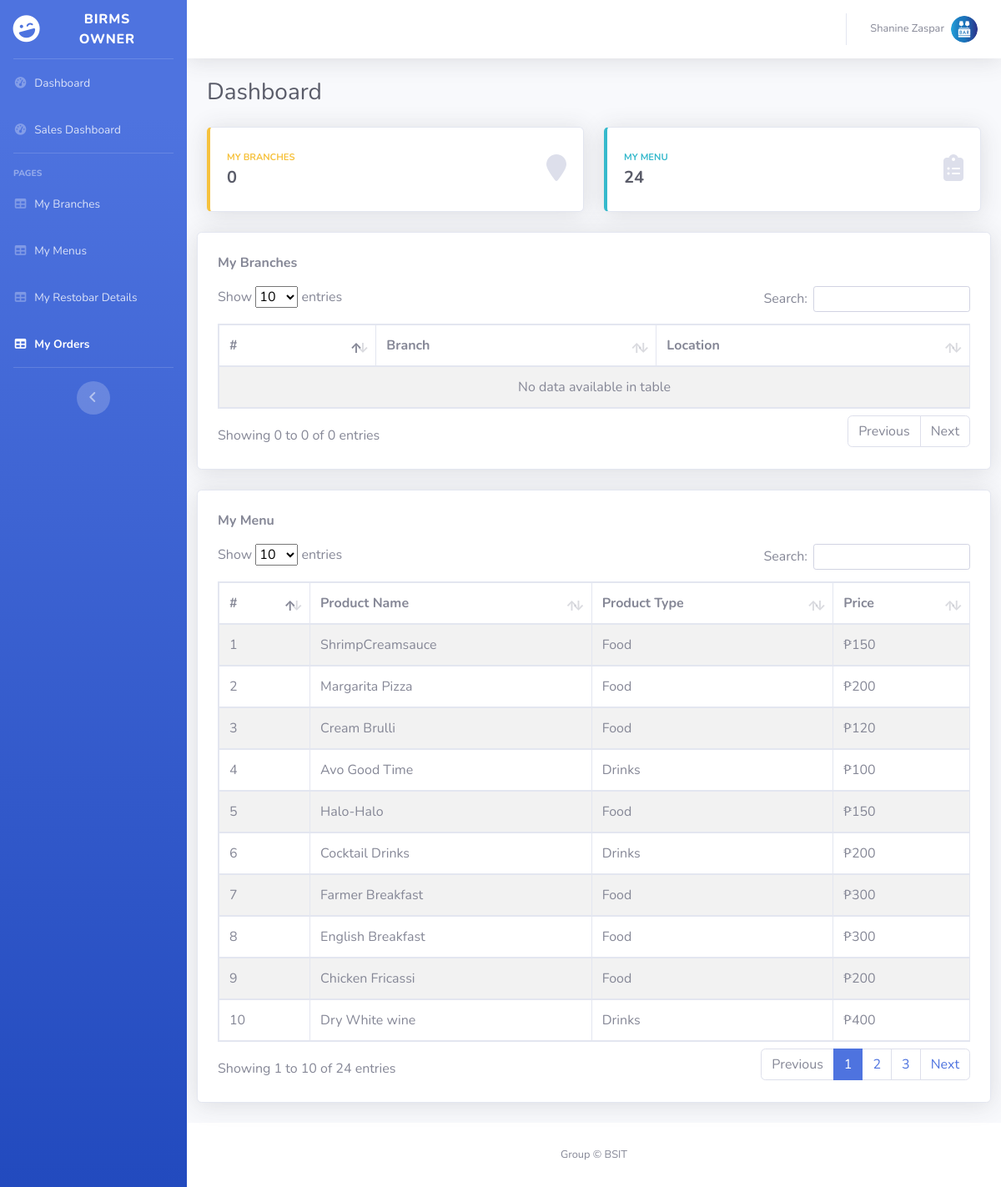
Page /owner/index.php (signed in) on the committed database.
### tables this page shows
CREATE TABLE `owner` (
  `id` int(11) NOT NULL,
  `owner_id` varchar(50) NOT NULL,
  `firstname` varchar(100) NOT NULL,
  `middlename` varchar(100) DEFAULT NULL,
  `lastname` varchar(100) NOT NULL,
  `email` varchar(100) NOT NULL,
  `password` varchar(100) NOT NULL,
  `contact_num` varchar(11) NOT NULL,
  `address` varchar(100) NOT NULL,
  `profile` varchar(250) DEFAULT NULL,
  `status` int(11) NOT NULL
);

CREATE TABLE `menu` (
  `id` int(11) NOT NULL,
  `owner_id` varchar(50) NOT NULL,
  `product_name` varchar(100) NOT NULL,
  `product_type` varchar(100) NOT NULL,
  `price` varchar(50) NOT NULL,
  `product_photo` varchar(200) NOT NULL
);

### inc/function.php (called while the page is built, shortened)
<?php
    class Connection{
        public $host = "localhost";
        public $user = "u510162695_birms_db";
        public $password = "1Birms_db";
        public $db_name = "u510162695_birms_db";
        public function __construct(){
            $this->conn = mysqli_connect($this->host, $this->user, $this->password, $this->db_name);
        }
    }
    class dataOperation extends Connection{
        public function displayOwnerDets($id){
            $sql = mysqli_query($this->conn, "SELECT * FROM owner WHERE owner_id = '$id'");
            $array = array();
            $row = mysqli_fetch_assoc($sql);
            $array[] = $row;
            return $array;
        }
        public function displayBrCnt($id){
            $sql = mysqli_query($this->conn, "SELECT COUNT(*) as branches FROM branches WHERE owner_id='$id'");
            $array = array();
            $row = mysqli_fetch_assoc($sql);
                $array[] = $row;
            return $array;
        }
        public function displayMenu($id){
            $sql = mysqli_query($this->conn, "SELECT * FROM menu WHERE owner_id='$id'");
            $array = array();
            while($row = mysqli_fetch_assoc($sql)){
                $array[] = $row;
            }
            return $array;
        }
        public function displayMenuCnt($id){
            $sql = mysqli_query($this->conn, "SELECT COUNT(*) as total_menu FROM menu WHERE owner_id='$id'");
            $array = array();
           $row = mysqli_fetch_assoc($sql);
                $array[] = $row;
            return $array;
        }
    }
    $oop = new dataOperation;

### owner/index.php (the view, shortened to what this page needs)
<?php
require_once('../inc/function.php');
?>
<!DOCTYPE html>
<html lang="en">
<head>
    <link href="../vendor/fontawesome-free/css/all.min.css" rel="stylesheet" type="text/css">
    <link href="../css/sb-admin-2.min.css" rel="stylesheet">
    <link href="../css/datatables.min.css" rel="stylesheet">
</head>
<body id="page-top">
    <div id="wrapper">
        <ul class="navbar-nav bg-gradient-primary sidebar sidebar-dark accordion" id="accordionSidebar">
<a class="sidebar-brand d-flex align-items-center justify-content-center" href="#">
    <div class="sidebar-brand-icon rotate-n-15">
        <i class="fas fa-laugh-wink"></i>
    </div>
    <div class="sidebar-brand-text mx-3">BIRMS Owner</div>
</a>
<hr class="sidebar-divider my-0">
<li class="nav-item">
    <a class="nav-link" href="index.php">
        <i class="fas fa-fw fa-tachometer-alt"></i>
        <span>Dashboard</span></a>
</li>
<li class="nav-item">
    <a class="nav-link" href="sales.php">
        <i class="fas fa-fw fa-tachometer-alt"></i>
        <span> Sales Dashboard</span></a>
</li>
<hr class="sidebar-divider">
<div class="sidebar-heading">
    Pages
</div>
<li class="nav-item">
    <a class="nav-link" href="branch.php">
        <i class="fas fa-fw fa-table"></i>
        <span>My Branches</span></a>
</li>
<li class="nav-item">
    <a class="nav-link" href="menu.php">
        <i class="fas fa-fw fa-table"></i>
        <span>My Menus</span></a>
</li>
<li class="nav-item">
    <a class="nav-link" href="resto_details.php">
        <i class="fas fa-fw fa-table"></i>
        <span>My Restobar Details</span></a>
</li>
<li class="nav-item active">
    <a class="nav-link" href="order.php">
        <i class="fas fa-fw fa-table"></i>
        <span>My Orders</span></a>
</li>
<hr class="sidebar-divider d-none d-md-block">
<div class="text-center d-none d-md-inline">
    <button class="rounded-circle border-0" id="sidebarToggle"></button>
</div>
</ul>
        <div id="content-wrapper" class="d-flex flex-column">
            <div id="content">
                <nav class="navbar navbar-expand navbar-light bg-white topbar mb-4 static-top shadow">
                    <ul class="navbar-nav ml-auto">
                        <li class="nav-item dropdown no-arrow">
                            <a class="nav-link dropdown-toggle" href="#" id="userDropdown" role="button"
                                data-toggle="dropdown" aria-haspopup="true" aria-expanded="false">
                                <?php
                                $myrow = $oop->displayOwnerDets($_SESSION['owner_id']);
                                foreach($myrow as $row){
                                ?>
                                <span class="mr-2 d-none d-lg-inline text-gray-600 small"><?=$row['firstname']." ".$row['lastname']?>r</span>
                                <img class="img-profile rounded-circle"
                                    src="../img/profiles/<?php if(empty($row['profile'])){ echo 'owner.png'; }else{ echo $row['profile'];}?>">
                                <?php
                                }
                                ?>
                            </a>
                        </li>
                    </ul>
                </nav>
                <div class="container-fluid">
                    <div class="d-sm-flex align-items-center justify-content-between mb-4">
                        <h1 class="h3 mb-0 text-gray-800">Dashboard</h1>
                    </div>
                    <div class="row">
                        <div class="col-xl-6 col-md-6 mb-4">
                            <div class="card border-left-warning shadow h-100 py-2">
                                <div class="card-body">
                                    <div class="row no-gutters align-items-center">
                                        <div class="col mr-2">
                                            <div class="text-xs font-weight-bold text-warning text-uppercase mb-1">
                                                My Branches</div>
                                            <div class="h5 mb-0 font-weight-bold text-gray-800">
                                            <?php
                                                     $myrow = $oop->displayBrCnt($_SESSION['owner_id']);
                                                     foreach($myrow as $row){
                                                         echo $row['branches'];
                                                     }
                                                     ?>
                                            </div>
                                        </div>
                                        <div class="col-auto">
                                            <i class="fas fa-map-marker fa-2x text-gray-300"></i>
                                        </div>
                                    </div>
                                </div>
                            </div>
                        </div>
  <div class="col-xl-6 col-md-6 mb-4">
                            <div class="card border-left-info shadow h-100 py-2">
                                <div class="card-body">
                                    <div class="row no-gutters align-items-center">
                                        <div class="col mr-2">
                                            <div class="text-xs font-weight-bold text-info text-uppercase mb-1">My Menu
                                            </div>
                                            <div class="row no-gutters align-items-center">
                                                <div class="col-auto">
                                                    <div class="h5 mb-0 mr-3 font-weight-bold text-gray-800">
                                                    <?php
                                                      $myrow = $oop->displayMenuCnt($_SESSION['owner_id']);
                                                      foreach($myrow as $row){
                                                          echo $row['total_menu'];
                                                      }
                                                    ?>
                                                    </div>
                                                </div>
                                            </div>
                                        </div>
                                        <div class="col-auto">
                                            <i class="fas fa-clipboard-list fa-2x text-gray-300"></i>
                                        </div>
                                    </div>
                                </div>
                            </div>
                        </div>
                    </div>
                    <div class="row">
                        <div class="card shadow mb-4 p-4 w-100">
                            <p><strong>My Branches</strong></p>
                            <div class="data_table">
                                <table id="dashprint" class="table table-striped table-bordered">
                                    <thead class="table">
                                        <tr>
                                        <th>#</th>
                                            <th>Branch</th>
                                            <th>Location</th>
                                        </tr>
                                    </thead>
                                    <tbody>
                                    </tbody>
                                </table>
                            </div>
                        </div>
                    </div>
                    <div class="row">
                        <div class="card shadow mb-4 p-4 w-100">
                            <p><strong>My Menu</strong></p>
                            <div class="data_table">
                                <table id="printable" class="table table-striped table-bordered">
                                    <thead class="table">
                                        <tr>
                                            <th>#</th>
                                            <th>Product Name</th>
                                            <th>Product Type</th>
                                            <th>Price</th>
                                        </tr>
                                    </thead>
                                    <tbody>
                                    <?php
                                        $myrow = $oop->displayMenu($_SESSION['owner_id']);
                                        $k = 1;
                                        foreach($myrow as $row){
                                            ?>
                                            <tr>
                                                <td><?=$k++?></td>
                                                <td><?=$row['product_name']?></td>
                                                <td><?=$row['product_type']?></td>
                                                <td>₱<?=$row['price']?></td>
                                            </tr>
                                            <?php
                                        }
                                        ?>
                                    </tbody>
                                </table>
                            </div>
                        </div>
                    </div>
                </div>
            </div>
            <footer class="sticky-footer bg-white">
                <div class="container my-auto">
                    <div class="copyright text-center my-auto">
                        <span>Group &copy; BSIT</span>
                    </div>
                </div>
            </footer>
        </div>
    </div>
</body>
</html>

### rows in the picture
owner: firstname "Shanine", lastname "Zaspa"
menu: product_name "ShrimpCreamsauce", product_type "Food", price "150"
menu: product_name "Margarita Pizza", product_type "Food", price "200"
menu: product_name "Cream Brulli", product_type "Food", price "120"
menu: product_name "Avo Good Time", product_type "Drinks", price "100"
menu: product_name "Halo-Halo", product_type "Food", price "150"
menu: product_name "Cocktail Drinks", product_type "Drinks", price "200"
menu: product_name "Farmer Breakfast", product_type "Food", price "300"
menu: product_name "English Breakfast", product_type "Food", price "300"
menu: product_name "Chicken Fricassi", product_type "Food", price "200"
menu: product_name "Dry White wine", product_type "Drinks", price "400"

### other values in the picture
$row['branches'] "0"
$row['total_menu'] "24"
